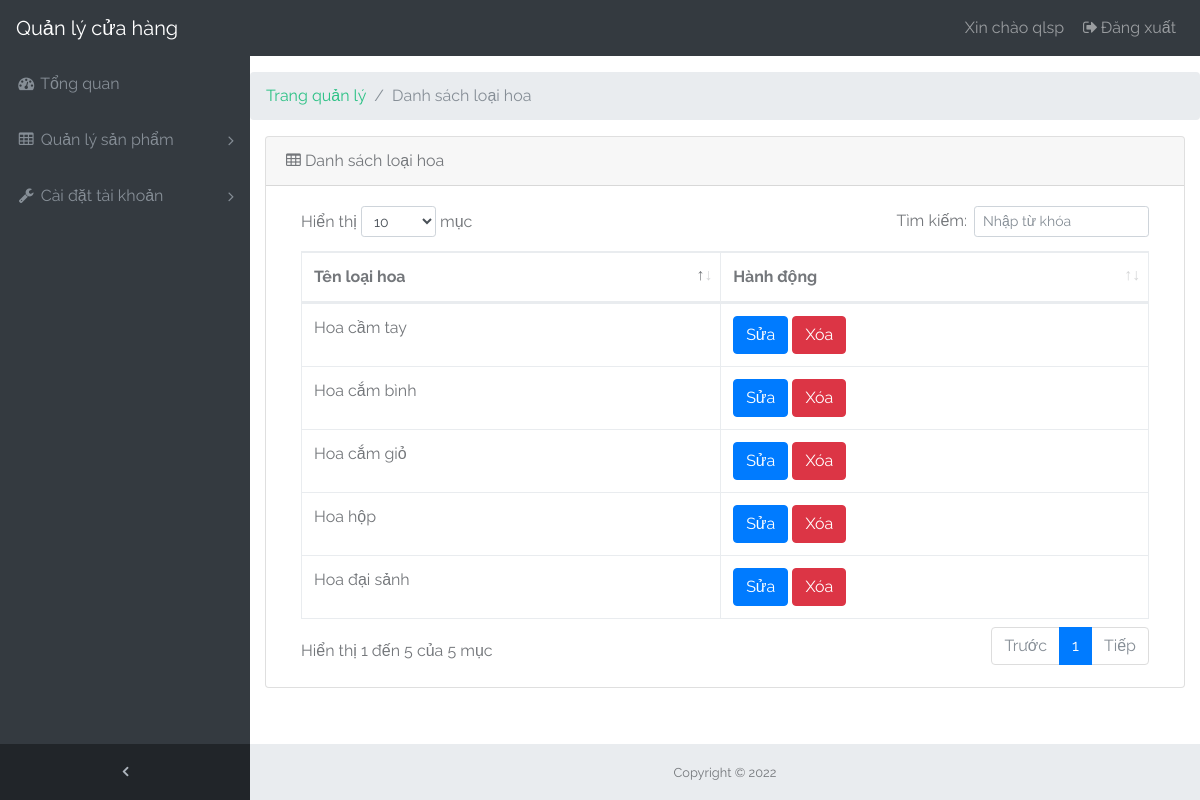
Screenshot of /admin/loai_hoa.php (signed in) with the database file from the repository.
### tables this page shows
CREATE TABLE `loai_hoa` (
  `MaLoai` int(11) NOT NULL,
  `TenLoai` varchar(50) NOT NULL
);

### admin/views/layout.php (called while the page is built)
<?php
require_once "layouts/head.php";
require_once "layouts/body.php";
require_once "layouts/footer.php";

### admin/controllers/c_loai_hoa.php (called while the page is built, shortened)
<?php
class C_loai_hoa
{
    function hien_thi_loai_hoa(){
        include("models/m_loai_hoa.php");
        $m_loai_hoa = new M_loai_hoa();
        $doc_loai_hoa = $m_loai_hoa->doc_tat_ca_loai_hoa();
        require_once "./views/layout.php";
    }
}
?>

### admin/loai_hoa.php (called while the page is built)
<?php
include("./controllers/c_loai_hoa.php");
$c_loai_hoa = new C_loai_hoa();
$c_loai_hoa->hien_thi_loai_hoa();
?>

### admin/models/database.php (called while the page is built, shortened)
<?php
class Database{
    public $host   = DB_HOST;
    public $user   = DB_USER;
    public $pass   = DB_PASS;
    public $dbname = DB_NAME;
    public $conn;
    public function __construct(){
        $this->conn->set_charset("utf8");
    }
private function connectDB(){
   $this->conn = new mysqli($this->host, $this->user, $this->pass,
    $this->dbname);
 }
public function execute($sql) {
  return $this->conn->query($sql);
}
public function loadAllRows($sql) {
  $result = $this->execute($sql);
  $data = [];
  while(($row = $result->fetch_assoc())) {
      $data[] =  $row;
  }
  return $data;
}
}
?>

### admin/models/m_loai_hoa.php (called while the page is built, shortened)
<?php
require_once("database.php");
class M_loai_hoa extends database
{
    function doc_tat_ca_loai_hoa(){
        $sql = "select * from loai_hoa";
        return $this->loadAllRows($sql);
    }
}
?>

### admin/views/loai_hoa/v_danh_sach_loai_hoa.php (shortened to what this page needs)
<table class="table table-bordered" id="dataTable" width="100%" cellspacing="0">
    <thead>
        <tr>
            <th>Tên loại hoa</th>
            <th>Hành động</th>
        </tr>
    </thead>
    <tbody>
      <?php
        foreach ($doc_loai_hoa as $loai_hoa) {
          echo '<tr id="delete'.$loai_hoa["MaLoai"].'">
          <td>'.$loai_hoa["TenLoai"].'</td>
          <td>
              <button type="button" class="btn btn-primary" onclick="getId('.$loai_hoa["MaLoai"].')"
                  id="update'.$loai_hoa["MaLoai"].'" data-toggle="modal"
                  data-target="#edit'.$loai_hoa["MaLoai"].'">Sửa</button>
              <button type="button" onclick="deleteAjax('.$loai_hoa["MaLoai"].')" class="btn btn-danger">Xóa</button>
          </td>
          </tr>';
        }
      ?>
    </tbody>
</table>

### admin/public/css/sb-admin.css (style rules this page uses)
html { position: relative; min-height: 100%; }
body { overflow-x: hidden; }
body.sticky-footer { margin-bottom: 56px; }
body.fixed-nav { padding-top: 56px; }

### admin/public/css/style.css (style rules this page uses)
th, td { padding:10px; }

### admin/public/css/demo.css (style rules this page uses)
*, *:after, *:before { -webkit-box-sizing: border-box; box-sizing: border-box; }
body { background: #e7ecea; color: #74777b; font-weight: 400; font-size: 1em; font-family: 'Raleway', Arial, sans-serif; }

### admin/public/css/print.css (style rules this page uses)
table { width: 100%; border-collapse: collapse; }
table thead th { font-weight: bold; font-size: 15px; border-bottom: 1px solid #ddd; text-align:left; }
table tbody { border-bottom: 1px solid #ddd; }
tbody tr { background: #fff; }
table td, table th { padding: 10px; line-height: 1.3em; }

### rows the page displays
loai_hoa: TenLoai "Hoa hộp"
loai_hoa: TenLoai "Hoa cắm giỏ"
loai_hoa: TenLoai "Hoa đại sảnh"
loai_hoa: TenLoai "Hoa cắm bình"
loai_hoa: TenLoai "Hoa cầm tay"

### other values shown
$hoTen "qlsp"
$title "Danh sách loại hoa"
